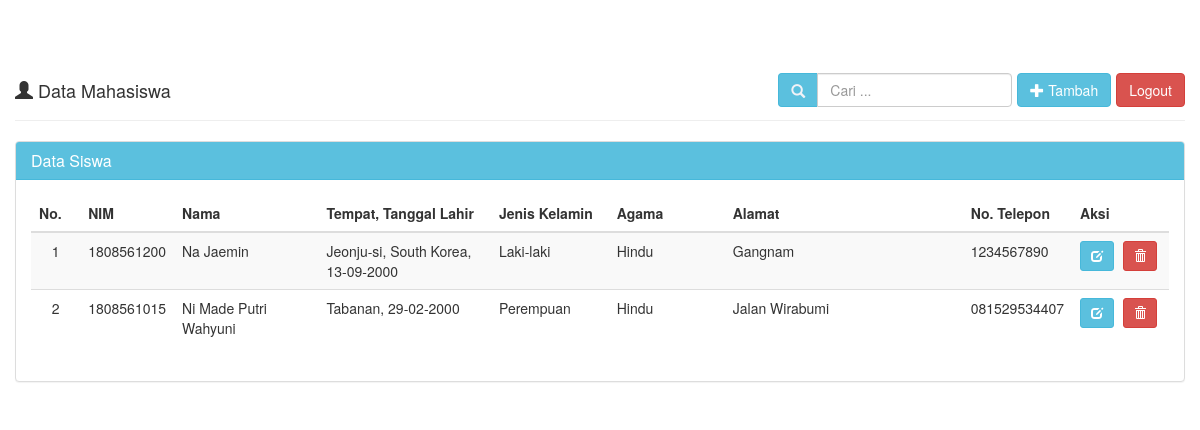
Screenshot of /PBW2020-pertemuan12-A/home.php with the database file from the repository.
### tables this page shows
CREATE TABLE `mhs` (
  `nim` varchar(10) NOT NULL,
  `nama` varchar(30) NOT NULL,
  `tempat_lahir` varchar(30) NOT NULL,
  `tanggal_lahir` date NOT NULL,
  `jenis_kelamin` enum('Laki-laki','Perempuan') NOT NULL,
  `agama` varchar(20) NOT NULL,
  `alamat` varchar(100) NOT NULL,
  `no_telepon` varchar(12) NOT NULL
);

### PBW2020-pertemuan12-A/tampil-data.php (the view, shortened to what this page needs)
<?php
if (isset($_POST['cari'])) {
  $cari = $_POST['cari'];
} else {
  $cari = "";
}
?>
  <div class="row">
    <div class="col-md-12">
      <div class="page-header">
        <h4>
          <i class="glyphicon glyphicon-user"></i> Data Mahasiswa
          <div class="pull-right btn-tambah">
            <form class="form-inline" method="POST" action="home.php">
              <div class="form-group">
                <div class="input-group">
                  <div class="input-group-addon">
                    <i class="glyphicon glyphicon-search"></i>
                  </div>
                  <input type="text" class="form-control" name="cari" placeholder="Cari ..." autocomplete="off" value="<?php echo $cari; ?>">
                </div>
              </div>
              <a class="btn btn-info" href="?page=tambah">
                <i class="glyphicon glyphicon-plus"></i> Tambah
              </a>
               <a class="btn btn-danger" href="?page=logout">
                <i ></i> Logout
              </a>
            </form>
          </div>
        </h4>
      </div>
      <div class="panel panel-default">
        <div class="panel-heading">
          <h3 class="panel-title">Data Siswa</h3>
        </div>
        <div class="panel-body">
          <div class="table-responsive">
            <table class="table table-striped table-hover">
              <thead>
                <tr>
                  <th>No.</th>
                  <th>NIM</th>
                  <th>Nama</th>
                  <th>Tempat, Tanggal Lahir</th>
                  <th>Jenis Kelamin</th>
                  <th>Agama</th>
                  <th>Alamat</th>
                  <th>No. Telepon</th>
                  <th>Aksi</th>
                </tr>
              </thead>
              <tbody>
              <?php
              $batas = 5;
              $page    = (isset($_GET['hal'])) ? (int)$_GET['hal'] : 1;
              $mulai   = ($page - 1) * $batas;
              $no = 1;
              if (isset($cari)) {
                $query = mysqli_query($db, "SELECT * FROM mhs
                                            WHERE nim LIKE '%$cari%' OR nama LIKE '%$cari%'
                                            ORDER BY nim DESC LIMIT $mulai, $batas")
                                            or die('Ada kesalahan pada query siswa: '.mysqli_error($db));
              } else {
                $query = mysqli_query($db, "SELECT * FROM mhs
                                            ORDER BY nim DESC LIMIT $mulai, $batas")
                                            or die('Ada kesalahan pada query siswa: '.mysqli_error($db));
              }
              while ($data = mysqli_fetch_assoc($query)) {
                $tanggal        = $data['tanggal_lahir'];
                $tgl            = explode('-',$tanggal);
                $tanggal_lahir  = $tgl[2]."-".$tgl[1]."-".$tgl[0];
                echo "  <tr>
                      <td width='50' class='center'>$no</td>
                      <td width='60'>$data[nim]</td>
                      <td width='150'>$data[nama]</td>
                      <td width='180'>$data[tempat_lahir], $tanggal_lahir</td>
                      <td width='120'>$data[jenis_kelamin]</td>
                      <td width='120'>$data[agama]</td>
                      <td width='250'>$data[alamat]</td>
                      <td width='80'>$data[no_telepon]</td>
                      <td width='100'>
                        <div class=''>
                          <a data-toggle='tooltip' data-placement='top' title='Ubah' style='margin-right:5px' class='btn btn-info btn-sm' href='?page=ubah&id=$data[nim]'>
                            <i class='glyphicon glyphicon-edit'></i>
                          </a>";
              ?>
                          <a data-toggle="tooltip" data-placement="top" title="Hapus" class="btn btn-danger btn-sm" href="proses-hapus.php?id=<?php echo $data['nim'];?>" onclick="return confirm('Anda yakin ingin menghapus mahasiswa <?php echo $data['nama']; ?>?');">
                            <i class="glyphicon glyphicon-trash"></i>
                          </a>
              <?php
                echo "
                        </div>
                      </td>
                    </tr>";
                $no++;
              }
              ?>
              </tbody>
            </table>
          </div>
        </div>
      </div>
    </div>
  </div>

### PBW2020-pertemuan12-A/home.php (shortened to what this page needs)
<?php
require_once "config/database.php";
?>
<!DOCTYPE html>
<html lang="en">
  <head>
    <link href="assets/css/bootstrap.min.css" rel="stylesheet">
    <link href="assets/css/datepicker.min.css" rel="stylesheet">
    <link href="assets/css/style.css" rel="stylesheet">
  </head>
  <body>
    <div class="container-fluid">
      <?php
      if (empty($_GET["page"])) {
        include "tampil-data.php";
      } elseif ($_GET['page'] == 'tambah') {
        include "form-tambah.php";
      } elseif ($_GET['page'] == 'ubah') {
        include "form-ubah.php";
      } elseif ($_GET["page"]=='logout') {
        include "logout.php";
      }
      ?>
    </div>
  </body>
</html>

### PBW2020-pertemuan12-A/assets/css/style.css (style rules this page uses)
body { padding-top: 40px; }
.panel-default > .panel-heading { background-color: #5bc0de; border-color: #46b8da; color: #fff; }
.input-group-addon { background-color: #5bc0de; border: 1px solid #46b8da; border-radius: 4px; color: #f1f2f7; }
.btn-tambah { margin-top: -7px; }
.center { text-align: center; }

### rows the page displays
mhs: nim "1808561200", nama "Na Jaemin", tempat_lahir "Jeonju-si, South Korea", tanggal_lahir "13-09-2000", jenis_kelamin "Laki-laki", agama "Hindu", alamat "Gangnam", no_telepon "1234567890"
mhs: nim "1808561015", nama "Ni Made Putri Wahyuni", tempat_lahir "Tabanan", tanggal_lahir "29-02-2000", jenis_kelamin "Perempuan", agama "Hindu", alamat "Jalan Wirabumi", no_telepon "081529534407"
